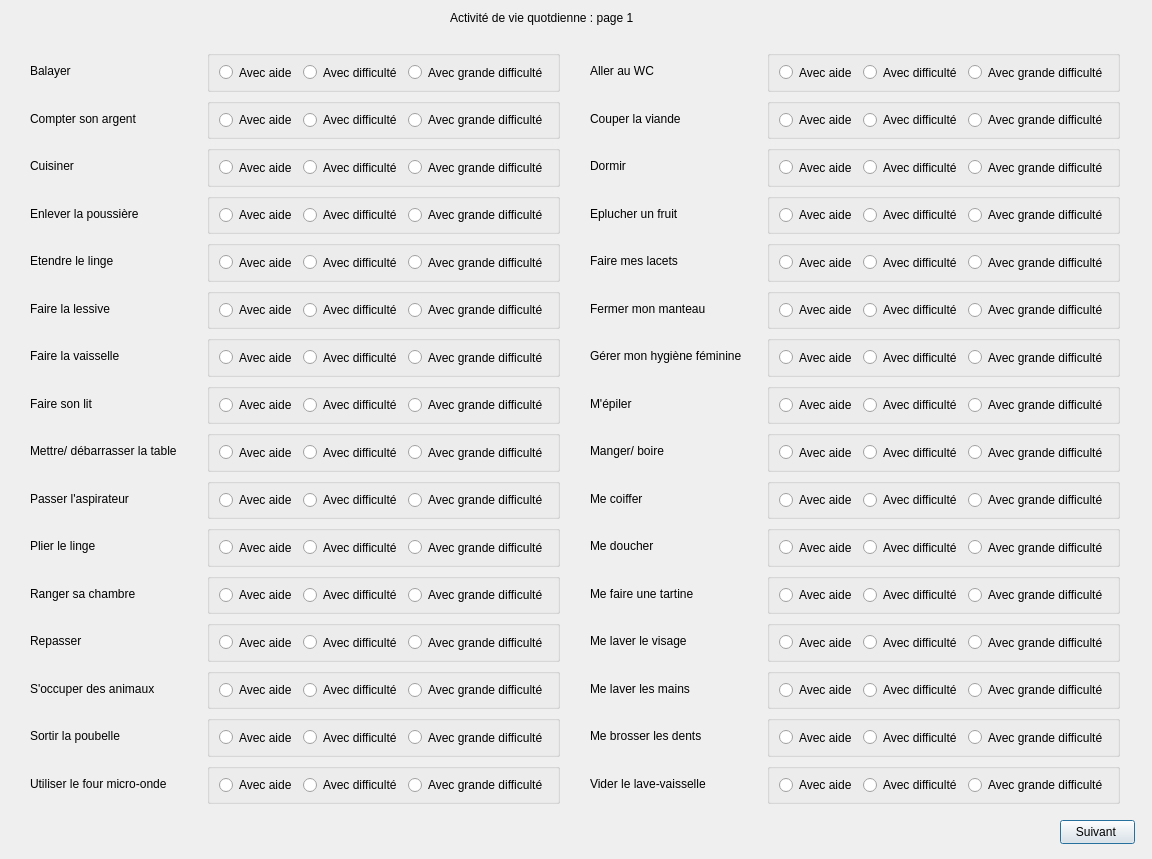
<?xml version="1.0" encoding="UTF-8"?>
<ui version="4.0">
 <class>Interface4_1</class>
 <widget class="QDialog" name="Interface4_1">
  <property name="geometry">
   <rect>
    <x>0</x>
    <y>0</y>
    <width>1152</width>
    <height>859</height>
   </rect>
  </property>
  <property name="windowTitle">
   <string>Dialog</string>
  </property>
  <widget class="QLabel" name="labelTitre">
   <property name="geometry">
    <rect>
     <x>450</x>
     <y>10</y>
     <width>221</width>
     <height>16</height>
    </rect>
   </property>
   <property name="text">
    <string>Activité de vie quotdienne : page 1 </string>
   </property>
  </widget>
  <widget class="QWidget" name="gridLayoutWidget">
   <property name="geometry">
    <rect>
     <x>590</x>
     <y>50</y>
     <width>530</width>
     <height>754</height>
    </rect>
   </property>
   <layout class="QGridLayout" name="gridLayout">
    <item row="7" column="0">
     <widget class="QLabel" name="labelEpiler">
      <property name="text">
       <string>M'épiler</string>
      </property>
     </widget>
    </item>
    <item row="9" column="1">
     <widget class="QGroupBox" name="groupBox_47">
      <property name="title">
       <string/>
      </property>
      <layout class="QHBoxLayout" name="horizontalLayout_27">
       <item>
        <widget class="QRadioButton" name="radioButtonCoifferAide">
         <property name="text">
          <string>Avec aide</string>
         </property>
        </widget>
       </item>
       <item>
        <widget class="QRadioButton" name="radioButtonCoifferDifficulte">
         <property name="text">
          <string>Avec difficulté</string>
         </property>
        </widget>
       </item>
       <item>
        <widget class="QRadioButton" name="radioButtonCoifferGrandeDifficulte">
         <property name="text">
          <string>Avec grande difficulté</string>
         </property>
        </widget>
       </item>
      </layout>
     </widget>
    </item>
    <item row="13" column="1">
     <widget class="QGroupBox" name="groupBox_51">
      <property name="title">
       <string/>
      </property>
      <layout class="QHBoxLayout" name="horizontalLayout_31">
       <item>
        <widget class="QRadioButton" name="radioButtonLaverMainsAide">
         <property name="text">
          <string>Avec aide</string>
         </property>
        </widget>
       </item>
       <item>
        <widget class="QRadioButton" name="radioButtonLaverMainsDifficulte">
         <property name="text">
          <string>Avec difficulté</string>
         </property>
        </widget>
       </item>
       <item>
        <widget class="QRadioButton" name="radioButtonLaverMainsGrandeDifficulte">
         <property name="text">
          <string>Avec grande difficulté</string>
         </property>
        </widget>
       </item>
      </layout>
     </widget>
    </item>
    <item row="1" column="0">
     <widget class="QLabel" name="labelCouperViande">
      <property name="text">
       <string>Couper la viande </string>
      </property>
     </widget>
    </item>
    <item row="7" column="1">
     <widget class="QGroupBox" name="groupBox_45">
      <property name="title">
       <string/>
      </property>
      <layout class="QHBoxLayout" name="horizontalLayout_25">
       <item>
        <widget class="QRadioButton" name="radioButtonEpilerAide">
         <property name="text">
          <string>Avec aide</string>
         </property>
        </widget>
       </item>
       <item>
        <widget class="QRadioButton" name="radioButtonEpilerDifficulte">
         <property name="text">
          <string>Avec difficulté</string>
         </property>
        </widget>
       </item>
       <item>
        <widget class="QRadioButton" name="radioButtonEpilerGrandeDifficulte">
         <property name="text">
          <string>Avec grande difficulté</string>
         </property>
        </widget>
       </item>
      </layout>
     </widget>
    </item>
    <item row="5" column="0">
     <widget class="QLabel" name="labelFermerManteau">
      <property name="text">
       <string>Fermer mon manteau</string>
      </property>
     </widget>
    </item>
    <item row="13" column="0">
     <widget class="QLabel" name="labelLaverMains">
      <property name="text">
       <string>Me laver les mains</string>
      </property>
     </widget>
    </item>
    <item row="5" column="1">
     <widget class="QGroupBox" name="groupBox_43">
      <property name="title">
       <string/>
      </property>
      <layout class="QHBoxLayout" name="horizontalLayout_23">
       <item>
        <widget class="QRadioButton" name="radioButtonFermerManteauAide">
         <property name="text">
          <string>Avec aide</string>
         </property>
        </widget>
       </item>
       <item>
        <widget class="QRadioButton" name="radioButtonFermerManteauDifficulte">
         <property name="text">
          <string>Avec difficulté</string>
         </property>
        </widget>
       </item>
       <item>
        <widget class="QRadioButton" name="radioButtonFermerManteauGrandeDifficulte">
         <property name="text">
          <string>Avec grande difficulté</string>
         </property>
        </widget>
       </item>
      </layout>
     </widget>
    </item>
    <item row="4" column="1">
     <widget class="QGroupBox" name="groupBox_42">
      <property name="title">
       <string/>
      </property>
      <layout class="QHBoxLayout" name="horizontalLayout_22">
       <item>
        <widget class="QRadioButton" name="radioButtonFaireLacetsAide">
         <property name="text">
          <string>Avec aide</string>
         </property>
        </widget>
       </item>
       <item>
        <widget class="QRadioButton" name="radioButtonFaireLacetsDifficulte">
         <property name="text">
          <string>Avec difficulté</string>
         </property>
        </widget>
       </item>
       <item>
        <widget class="QRadioButton" name="radioButtonFaireLacetsGrandeDifficulte">
         <property name="text">
          <string>Avec grande difficulté</string>
         </property>
        </widget>
       </item>
      </layout>
     </widget>
    </item>
    <item row="8" column="1">
     <widget class="QGroupBox" name="groupBox_46">
      <property name="title">
       <string/>
      </property>
      <layout class="QHBoxLayout" name="horizontalLayout_26">
       <item>
        <widget class="QRadioButton" name="radioButtonMangerBoireAide">
         <property name="text">
          <string>Avec aide</string>
         </property>
        </widget>
       </item>
       <item>
        <widget class="QRadioButton" name="radioButtonMangerBoireDifficulte">
         <property name="text">
          <string>Avec difficulté</string>
         </property>
        </widget>
       </item>
       <item>
        <widget class="QRadioButton" name="radioButtonMangerBoireGrandeDifficulte">
         <property name="text">
          <string>Avec grande difficulté</string>
         </property>
        </widget>
       </item>
      </layout>
     </widget>
    </item>
    <item row="15" column="1">
     <widget class="QGroupBox" name="groupBox_53">
      <property name="title">
       <string/>
      </property>
      <layout class="QHBoxLayout" name="horizontalLayout_33">
       <item>
        <widget class="QRadioButton" name="radioButtonViderLaveVaisselleAide">
         <property name="text">
          <string>Avec aide</string>
         </property>
        </widget>
       </item>
       <item>
        <widget class="QRadioButton" name="radioButtonViderLaveVaisselleDifficulte">
         <property name="text">
          <string>Avec difficulté</string>
         </property>
        </widget>
       </item>
       <item>
        <widget class="QRadioButton" name="radioButtonViderLaveVaisselleGrandeDifficulte">
         <property name="text">
          <string>Avec grande difficulté</string>
         </property>
        </widget>
       </item>
      </layout>
     </widget>
    </item>
    <item row="8" column="0">
     <widget class="QLabel" name="labelMangerBoire">
      <property name="text">
       <string>Manger/ boire</string>
      </property>
     </widget>
    </item>
    <item row="12" column="1">
     <widget class="QGroupBox" name="groupBox_50">
      <property name="title">
       <string/>
      </property>
      <layout class="QHBoxLayout" name="horizontalLayout_30">
       <item>
        <widget class="QRadioButton" name="radioButtonLaverVisageAide">
         <property name="text">
          <string>Avec aide</string>
         </property>
        </widget>
       </item>
       <item>
        <widget class="QRadioButton" name="radioButtonLaverVisageDifficulte">
         <property name="text">
          <string>Avec difficulté</string>
         </property>
        </widget>
       </item>
       <item>
        <widget class="QRadioButton" name="radioButtonLaverVisageGrandeDifficulte">
         <property name="text">
          <string>Avec grande difficulté</string>
         </property>
        </widget>
       </item>
      </layout>
     </widget>
    </item>
    <item row="11" column="1">
     <widget class="QGroupBox" name="groupBox_49">
      <property name="title">
       <string/>
      </property>
      <layout class="QHBoxLayout" name="horizontalLayout_29">
       <item>
        <widget class="QRadioButton" name="radioButtonFaireTartineAide">
         <property name="text">
          <string>Avec aide</string>
         </property>
        </widget>
       </item>
       <item>
        <widget class="QRadioButton" name="radioButtonFaireTartineDifficulte">
         <property name="text">
          <string>Avec difficulté</string>
         </property>
        </widget>
       </item>
       <item>
        <widget class="QRadioButton" name="radioButtonFaireTartineGrandeDifficulte">
         <property name="text">
          <string>Avec grande difficulté</string>
         </property>
        </widget>
       </item>
      </layout>
     </widget>
    </item>
    <item row="9" column="0">
     <widget class="QLabel" name="labelCoiffer">
      <property name="text">
       <string>Me coiffer</string>
      </property>
     </widget>
    </item>
    <item row="14" column="1">
     <widget class="QGroupBox" name="groupBox_52">
      <property name="title">
       <string/>
      </property>
      <layout class="QHBoxLayout" name="horizontalLayout_32">
       <item>
        <widget class="QRadioButton" name="radioButtonBrosserDentsAide">
         <property name="text">
          <string>Avec aide</string>
         </property>
        </widget>
       </item>
       <item>
        <widget class="QRadioButton" name="radioButtonBrosserDentsDifficulte">
         <property name="text">
          <string>Avec difficulté</string>
         </property>
        </widget>
       </item>
       <item>
        <widget class="QRadioButton" name="radioButtonBrosserDentsGrandeDifficulte">
         <property name="text">
          <string>Avec grande difficulté</string>
         </property>
        </widget>
       </item>
      </layout>
     </widget>
    </item>
    <item row="10" column="0">
     <widget class="QLabel" name="labelDoucher">
      <property name="text">
       <string>Me doucher </string>
      </property>
     </widget>
    </item>
    <item row="3" column="0">
     <widget class="QLabel" name="labelEplucherFruit">
      <property name="text">
       <string>Eplucher un fruit </string>
      </property>
     </widget>
    </item>
    <item row="2" column="1">
     <widget class="QGroupBox" name="groupBox_40">
      <property name="title">
       <string/>
      </property>
      <layout class="QHBoxLayout" name="horizontalLayout_20">
       <item>
        <widget class="QRadioButton" name="radioButtonDormirAide">
         <property name="text">
          <string>Avec aide</string>
         </property>
        </widget>
       </item>
       <item>
        <widget class="QRadioButton" name="radioButtonDormirDifficulte">
         <property name="text">
          <string>Avec difficulté</string>
         </property>
        </widget>
       </item>
       <item>
        <widget class="QRadioButton" name="radioButtonDormirGrandeDifficulte">
         <property name="text">
          <string>Avec grande difficulté</string>
         </property>
        </widget>
       </item>
      </layout>
     </widget>
    </item>
    <item row="15" column="0">
     <widget class="QLabel" name="labelViderLaveVaisselle">
      <property name="text">
       <string>Vider le lave-vaisselle</string>
      </property>
     </widget>
    </item>
    <item row="12" column="0">
     <widget class="QLabel" name="labelLaverVisage">
      <property name="text">
       <string>Me laver le visage </string>
      </property>
     </widget>
    </item>
    <item row="4" column="0">
     <widget class="QLabel" name="labelFaireLacets">
      <property name="text">
       <string>Faire mes lacets </string>
      </property>
     </widget>
    </item>
    <item row="1" column="1">
     <widget class="QGroupBox" name="groupBox_39">
      <property name="title">
       <string/>
      </property>
      <layout class="QHBoxLayout" name="horizontalLayout_19">
       <item>
        <widget class="QRadioButton" name="radioButtonCouperViandeAide">
         <property name="text">
          <string>Avec aide</string>
         </property>
        </widget>
       </item>
       <item>
        <widget class="QRadioButton" name="radioButtonCouperViandeDifficulte">
         <property name="text">
          <string>Avec difficulté</string>
         </property>
        </widget>
       </item>
       <item>
        <widget class="QRadioButton" name="radioButtonCouperViandeGrandeDifficulte">
         <property name="text">
          <string>Avec grande difficulté</string>
         </property>
        </widget>
       </item>
      </layout>
     </widget>
    </item>
    <item row="14" column="0">
     <widget class="QLabel" name="labelBrosserDents">
      <property name="text">
       <string>Me brosser les dents</string>
      </property>
     </widget>
    </item>
    <item row="11" column="0">
     <widget class="QLabel" name="labelFaireTartine">
      <property name="text">
       <string>Me faire une tartine </string>
      </property>
     </widget>
    </item>
    <item row="6" column="1">
     <widget class="QGroupBox" name="groupBox_44">
      <property name="title">
       <string/>
      </property>
      <layout class="QHBoxLayout" name="horizontalLayout_24">
       <item>
        <widget class="QRadioButton" name="radioButtonGererHygieneFeminineAide">
         <property name="text">
          <string>Avec aide</string>
         </property>
        </widget>
       </item>
       <item>
        <widget class="QRadioButton" name="radioButtonGererHygieneFeminineDifficulte">
         <property name="text">
          <string>Avec difficulté</string>
         </property>
        </widget>
       </item>
       <item>
        <widget class="QRadioButton" name="radioButtonGererHygieneFeminineGrandeDifficulte">
         <property name="text">
          <string>Avec grande difficulté</string>
         </property>
        </widget>
       </item>
      </layout>
     </widget>
    </item>
    <item row="0" column="0">
     <widget class="QLabel" name="labelAllerWc">
      <property name="text">
       <string>Aller au WC</string>
      </property>
     </widget>
    </item>
    <item row="2" column="0">
     <widget class="QLabel" name="labelDormir">
      <property name="text">
       <string>Dormir </string>
      </property>
     </widget>
    </item>
    <item row="6" column="0">
     <widget class="QLabel" name="labelGererHygieneFeminine">
      <property name="text">
       <string>Gérer mon hygiène féminine</string>
      </property>
     </widget>
    </item>
    <item row="10" column="1">
     <widget class="QGroupBox" name="groupBox_48">
      <property name="title">
       <string/>
      </property>
      <layout class="QHBoxLayout" name="horizontalLayout_28">
       <item>
        <widget class="QRadioButton" name="radioButtonDoucherAide">
         <property name="text">
          <string>Avec aide</string>
         </property>
        </widget>
       </item>
       <item>
        <widget class="QRadioButton" name="radioButtonDoucherDifficulte">
         <property name="text">
          <string>Avec difficulté</string>
         </property>
        </widget>
       </item>
       <item>
        <widget class="QRadioButton" name="radioButtonDoucherGrandeDifficulte">
         <property name="text">
          <string>Avec grande difficulté</string>
         </property>
        </widget>
       </item>
      </layout>
     </widget>
    </item>
    <item row="3" column="1">
     <widget class="QGroupBox" name="groupBox_41">
      <property name="title">
       <string/>
      </property>
      <layout class="QHBoxLayout" name="horizontalLayout_21">
       <item>
        <widget class="QRadioButton" name="radioButtonEplucherFruitAide">
         <property name="text">
          <string>Avec aide</string>
         </property>
        </widget>
       </item>
       <item>
        <widget class="QRadioButton" name="radioButtonEplucherFruitDifficulte">
         <property name="text">
          <string>Avec difficulté</string>
         </property>
        </widget>
       </item>
       <item>
        <widget class="QRadioButton" name="radioButtonEplucherFruitGrandeDifficulte">
         <property name="text">
          <string>Avec grande difficulté</string>
         </property>
        </widget>
       </item>
      </layout>
     </widget>
    </item>
    <item row="0" column="1">
     <widget class="QGroupBox" name="groupBox_38">
      <property name="title">
       <string/>
      </property>
      <layout class="QHBoxLayout" name="horizontalLayout_18">
       <item>
        <widget class="QRadioButton" name="radioButtonAllerWcAide">
         <property name="text">
          <string>Avec aide</string>
         </property>
        </widget>
       </item>
       <item>
        <widget class="QRadioButton" name="radioButtonAllerWcDifficulte">
         <property name="text">
          <string>Avec difficulté</string>
         </property>
        </widget>
       </item>
       <item>
        <widget class="QRadioButton" name="radioButtonAllerWcGrandeDifficulte">
         <property name="text">
          <string>Avec grande difficulté</string>
         </property>
        </widget>
       </item>
      </layout>
     </widget>
    </item>
   </layout>
  </widget>
  <widget class="QWidget" name="gridLayoutWidget_2">
   <property name="geometry">
    <rect>
     <x>30</x>
     <y>50</y>
     <width>530</width>
     <height>754</height>
    </rect>
   </property>
   <layout class="QGridLayout" name="gridLayout_4">
    <item row="1" column="0">
     <widget class="QLabel" name="labelCompterArgent">
      <property name="text">
       <string>Compter son argent</string>
      </property>
     </widget>
    </item>
    <item row="14" column="1">
     <widget class="QGroupBox" name="groupBox_95">
      <property name="title">
       <string/>
      </property>
      <layout class="QHBoxLayout" name="horizontalLayout_75">
       <item>
        <widget class="QRadioButton" name="radioButtonSortirPoubelleAide">
         <property name="text">
          <string>Avec aide</string>
         </property>
        </widget>
       </item>
       <item>
        <widget class="QRadioButton" name="radioButtonSortirPoubelleDifficulte">
         <property name="text">
          <string>Avec difficulté</string>
         </property>
        </widget>
       </item>
       <item>
        <widget class="QRadioButton" name="radioButtonSortirPoubelleGrandeDifficulte">
         <property name="text">
          <string>Avec grande difficulté</string>
         </property>
        </widget>
       </item>
      </layout>
     </widget>
    </item>
    <item row="9" column="0">
     <widget class="QLabel" name="labelPasserAspirateur">
      <property name="text">
       <string>Passer l'aspirateur</string>
      </property>
     </widget>
    </item>
    <item row="3" column="0">
     <widget class="QLabel" name="labelEnleverPoussiere">
      <property name="text">
       <string>Enlever la poussière</string>
      </property>
     </widget>
    </item>
    <item row="10" column="1">
     <widget class="QGroupBox" name="groupBox_99">
      <property name="title">
       <string/>
      </property>
      <layout class="QHBoxLayout" name="horizontalLayout_79">
       <item>
        <widget class="QRadioButton" name="radioButtonPlierLingeAide">
         <property name="text">
          <string>Avec aide</string>
         </property>
        </widget>
       </item>
       <item>
        <widget class="QRadioButton" name="radioButtonPlierLingeDifficulte">
         <property name="text">
          <string>Avec difficulté</string>
         </property>
        </widget>
       </item>
       <item>
        <widget class="QRadioButton" name="radioButtonPlierLingeGrandeDifficulte">
         <property name="text">
          <string>Avec grande difficulté</string>
         </property>
        </widget>
       </item>
      </layout>
     </widget>
    </item>
    <item row="5" column="0">
     <widget class="QLabel" name="labelFaireLessive">
      <property name="text">
       <string>Faire la lessive</string>
      </property>
     </widget>
    </item>
    <item row="6" column="1">
     <widget class="QGroupBox" name="groupBox_98">
      <property name="title">
       <string/>
      </property>
      <layout class="QHBoxLayout" name="horizontalLayout_78">
       <item>
        <widget class="QRadioButton" name="radioButtonFaireVaiselleAide">
         <property name="text">
          <string>Avec aide</string>
         </property>
        </widget>
       </item>
       <item>
        <widget class="QRadioButton" name="radioButtonFaireVaiselleDifficulte">
         <property name="text">
          <string>Avec difficulté</string>
         </property>
        </widget>
       </item>
       <item>
        <widget class="QRadioButton" name="radioButtonFaireVaiselleGrandeDifficulte">
         <property name="text">
          <string>Avec grande difficulté</string>
         </property>
        </widget>
       </item>
      </layout>
     </widget>
    </item>
    <item row="12" column="0">
     <widget class="QLabel" name="labelRepasser">
      <property name="text">
       <string>Repasser</string>
      </property>
     </widget>
    </item>
    <item row="13" column="0">
     <widget class="QLabel" name="labelOccuperAnimaux">
      <property name="text">
       <string>S'occuper des animaux</string>
      </property>
     </widget>
    </item>
    <item row="13" column="1">
     <widget class="QGroupBox" name="groupBox_87">
      <property name="title">
       <string/>
      </property>
      <layout class="QHBoxLayout" name="horizontalLayout_67">
       <item>
        <widget class="QRadioButton" name="radioButtonOccuperAnimauxAide">
         <property name="text">
          <string>Avec aide</string>
         </property>
        </widget>
       </item>
       <item>
        <widget class="QRadioButton" name="radioButtonOccuperAnimauxDifficulte">
         <property name="text">
          <string>Avec difficulté</string>
         </property>
        </widget>
       </item>
       <item>
        <widget class="QRadioButton" name="radioButtonOccuperAnimauxGrandeDifficulte">
         <property name="text">
          <string>Avec grande difficulté</string>
         </property>
        </widget>
       </item>
      </layout>
     </widget>
    </item>
    <item row="2" column="1">
     <widget class="QGroupBox" name="groupBox_96">
      <property name="title">
       <string/>
      </property>
      <layout class="QHBoxLayout" name="horizontalLayout_76">
       <item>
        <widget class="QRadioButton" name="radioButtonCuisinerAide">
         <property name="text">
          <string>Avec aide</string>
         </property>
        </widget>
       </item>
       <item>
        <widget class="QRadioButton" name="radioButtonCuisinerDifficulte">
         <property name="text">
          <string>Avec difficulté</string>
         </property>
        </widget>
       </item>
       <item>
        <widget class="QRadioButton" name="radioButtonCuisinerGrandeDifficulte">
         <property name="text">
          <string>Avec grande difficulté</string>
         </property>
        </widget>
       </item>
      </layout>
     </widget>
    </item>
    <item row="11" column="1">
     <widget class="QGroupBox" name="groupBox_94">
      <property name="title">
       <string/>
      </property>
      <layout class="QHBoxLayout" name="horizontalLayout_74">
       <item>
        <widget class="QRadioButton" name="radioButtonRangerChambreAide">
         <property name="text">
          <string>Avec aide</string>
         </property>
        </widget>
       </item>
       <item>
        <widget class="QRadioButton" name="radioButtonRangerChambreDifficulte">
         <property name="text">
          <string>Avec difficulté</string>
         </property>
        </widget>
       </item>
       <item>
        <widget class="QRadioButton" name="radioButtonRangerChambreGrandeDifficulte">
         <property name="text">
          <string>Avec grande difficulté</string>
         </property>
        </widget>
       </item>
      </layout>
     </widget>
    </item>
    <item row="11" column="0">
     <widget class="QLabel" name="labelRangerChambre">
      <property name="text">
       <string>Ranger sa chambre</string>
      </property>
     </widget>
    </item>
    <item row="4" column="1">
     <widget class="QGroupBox" name="groupBox_90">
      <property name="title">
       <string/>
      </property>
      <layout class="QHBoxLayout" name="horizontalLayout_70">
       <item>
        <widget class="QRadioButton" name="radioButtonEtendreLingeAide">
         <property name="text">
          <string>Avec aide</string>
         </property>
        </widget>
       </item>
       <item>
        <widget class="QRadioButton" name="radioButtonEtendreLingeDifficulte">
         <property name="text">
          <string>Avec difficulté</string>
         </property>
        </widget>
       </item>
       <item>
        <widget class="QRadioButton" name="radioButtonEtendreLingeGrandeDifficulte">
         <property name="text">
          <string>Avec grande difficulté</string>
         </property>
        </widget>
       </item>
      </layout>
     </widget>
    </item>
    <item row="9" column="1">
     <widget class="QGroupBox" name="groupBox_86">
      <property name="title">
       <string/>
      </property>
      <layout class="QHBoxLayout" name="horizontalLayout_66">
       <item>
        <widget class="QRadioButton" name="radioButtonPasserAspirateurAide">
         <property name="text">
          <string>Avec aide</string>
         </property>
        </widget>
       </item>
       <item>
        <widget class="QRadioButton" name="radioButtonPasserAspirateurDifficulte">
         <property name="text">
          <string>Avec difficulté</string>
         </property>
        </widget>
       </item>
       <item>
        <widget class="QRadioButton" name="radioButtonPasserAspirateurGrandeDifficulte">
         <property name="text">
          <string>Avec grande difficulté</string>
         </property>
        </widget>
       </item>
      </layout>
     </widget>
    </item>
    <item row="8" column="1">
     <widget class="QGroupBox" name="groupBox_91">
      <property name="title">
       <string/>
      </property>
      <layout class="QHBoxLayout" name="horizontalLayout_71">
       <item>
        <widget class="QRadioButton" name="radioButtonMettreDebarasserTableAide">
         <property name="text">
          <string>Avec aide</string>
         </property>
        </widget>
       </item>
       <item>
        <widget class="QRadioButton" name="radioButtonMettreDebarasserTableDifficulte">
         <property name="text">
          <string>Avec difficulté</string>
         </property>
        </widget>
       </item>
       <item>
        <widget class="QRadioButton" name="radioButtonMettreDebarasserTableGrandeDifficulte">
         <property name="text">
          <string>Avec grande difficulté</string>
         </property>
        </widget>
       </item>
      </layout>
     </widget>
    </item>
    <item row="3" column="1">
     <widget class="QGroupBox" name="groupBox_100">
      <property name="title">
       <string/>
      </property>
      <layout class="QHBoxLayout" name="horizontalLayout_80">
       <item>
        <widget class="QRadioButton" name="radioButtonEnleverPoussiereAide">
         <property name="text">
          <string>Avec aide</string>
         </property>
        </widget>
       </item>
       <item>
        <widget class="QRadioButton" name="radioButtonEnleverPoussiereDifficulte">
         <property name="text">
          <string>Avec difficulté</string>
         </property>
        </widget>
       </item>
       <item>
        <widget class="QRadioButton" name="radioButtonEnleverPoussiereGrandeDifficulte">
         <property name="text">
          <string>Avec grande difficulté</string>
         </property>
        </widget>
       </item>
      </layout>
     </widget>
    </item>
    <item row="4" column="0">
     <widget class="QLabel" name="labelEtendreLinge">
      <property name="text">
       <string>Etendre le linge</string>
      </property>
     </widget>
    </item>
    <item row="7" column="1">
     <widget class="QGroupBox" name="groupBox_88">
      <property name="title">
       <string/>
      </property>
      <layout class="QHBoxLayout" name="horizontalLayout_68">
       <item>
        <widget class="QRadioButton" name="radioButtonFaireLitAide">
         <property name="text">
          <string>Avec aide</string>
         </property>
        </widget>
       </item>
       <item>
        <widget class="QRadioButton" name="radioButtonFaireLitDifficulte">
         <property name="text">
          <string>Avec difficulté</string>
         </property>
        </widget>
       </item>
       <item>
        <widget class="QRadioButton" name="radioButtonFaireLitGrandeDifficulte">
         <property name="text">
          <string>Avec grande difficulté</string>
         </property>
        </widget>
       </item>
      </layout>
     </widget>
    </item>
    <item row="15" column="1">
     <widget class="QGroupBox" name="groupBox_92">
      <property name="title">
       <string/>
      </property>
      <layout class="QHBoxLayout" name="horizontalLayout_72">
       <item>
        <widget class="QRadioButton" name="radioButtonUtiliserFourMicroOndeAide">
         <property name="text">
          <string>Avec aide</string>
         </property>
        </widget>
       </item>
       <item>
        <widget class="QRadioButton" name="radioButtonUtiliserFourMicroOndeDifficulte">
         <property name="text">
          <string>Avec difficulté</string>
         </property>
        </widget>
       </item>
       <item>
        <widget class="QRadioButton" name="radioButtonUtiliserFourMicroOndeGrandeDifficulte">
         <property name="text">
          <string>Avec grande difficulté</string>
         </property>
        </widget>
       </item>
      </layout>
     </widget>
    </item>
    <item row="7" column="0">
     <widget class="QLabel" name="labelFaireLit">
      <property name="text">
       <string>Faire son lit</string>
      </property>
     </widget>
    </item>
    <item row="10" column="0">
     <widget class="QLabel" name="labelPlierLinge">
      <property name="text">
       <string>Plier le linge</string>
      </property>
     </widget>
    </item>
    <item row="0" column="0">
     <widget class="QLabel" name="labelBalayer">
      <property name="text">
       <string>Balayer</string>
      </property>
     </widget>
    </item>
    <item row="2" column="0">
     <widget class="QLabel" name="labelCuisiner">
      <property name="text">
       <string>Cuisiner</string>
      </property>
     </widget>
    </item>
    <item row="0" column="1">
     <widget class="QGroupBox" name="groupBox_101">
      <property name="title">
       <string/>
      </property>
      <layout class="QHBoxLayout" name="horizontalLayout_81">
       <item>
        <widget class="QRadioButton" name="radioButtonBalayerAide">
         <property name="text">
          <string>Avec aide</string>
         </property>
        </widget>
       </item>
       <item>
        <widget class="QRadioButton" name="radioButtonBalayerDifficulte">
         <property name="text">
          <string>Avec difficulté</string>
         </property>
        </widget>
       </item>
       <item>
        <widget class="QRadioButton" name="radioButtonBalayerGrandeDifficulte">
         <property name="text">
          <string>Avec grande difficulté</string>
         </property>
        </widget>
       </item>
      </layout>
     </widget>
    </item>
    <item row="12" column="1">
     <widget class="QGroupBox" name="groupBox_93">
      <property name="title">
       <string/>
      </property>
      <layout class="QHBoxLayout" name="horizontalLayout_73">
       <item>
        <widget class="QRadioButton" name="radioButtonRepasserAide">
         <property name="text">
          <string>Avec aide</string>
         </property>
        </widget>
       </item>
       <item>
        <widget class="QRadioButton" name="radioButtonRepasserDifficulte">
         <property name="text">
          <string>Avec difficulté</string>
         </property>
        </widget>
       </item>
       <item>
        <widget class="QRadioButton" name="radioButtonRepasserGrandeDifficulte">
         <property name="text">
          <string>Avec grande difficulté</string>
         </property>
        </widget>
       </item>
      </layout>
     </widget>
    </item>
    <item row="8" column="0">
     <widget class="QLabel" name="labelMettreDebarasserTable">
      <property name="text">
       <string>Mettre/ débarrasser la table </string>
      </property>
     </widget>
    </item>
    <item row="5" column="1">
     <widget class="QGroupBox" name="groupBox_89">
      <property name="title">
       <string/>
      </property>
      <layout class="QHBoxLayout" name="horizontalLayout_69">
       <item>
        <widget class="QRadioButton" name="radioButtonFaireLessiveAide">
         <property name="text">
          <string>Avec aide</string>
         </property>
        </widget>
       </item>
       <item>
        <widget class="QRadioButton" name="radioButtonFaireLessiveDifficulte">
         <property name="text">
          <string>Avec difficulté</string>
         </property>
        </widget>
       </item>
       <item>
        <widget class="QRadioButton" name="radioButtonFaireLessiveGrandeDifficulte">
         <property name="text">
          <string>Avec grande difficulté</string>
         </property>
        </widget>
       </item>
      </layout>
     </widget>
    </item>
    <item row="1" column="1">
     <widget class="QGroupBox" name="groupBox_97">
      <property name="title">
       <string/>
      </property>
      <layout class="QHBoxLayout" name="horizontalLayout_77">
       <item>
        <widget class="QRadioButton" name="radioButtonCompterArgentAide">
         <property name="text">
          <string>Avec aide</string>
         </property>
        </widget>
       </item>
       <item>
        <widget class="QRadioButton" name="radioButtonCompterArgentDifficulte">
         <property name="text">
          <string>Avec difficulté</string>
         </property>
        </widget>
       </item>
       <item>
        <widget class="QRadioButton" name="radioButtonCompterArgentGrandeDifficulte">
         <property name="text">
          <string>Avec grande difficulté</string>
         </property>
        </widget>
       </item>
      </layout>
     </widget>
    </item>
    <item row="6" column="0">
     <widget class="QLabel" name="labelFaireVaiselle">
      <property name="text">
       <string>Faire la vaisselle</string>
      </property>
     </widget>
    </item>
    <item row="14" column="0">
     <widget class="QLabel" name="labelSortirPoubelle">
      <property name="text">
       <string>Sortir la poubelle</string>
      </property>
     </widget>
    </item>
    <item row="15" column="0">
     <widget class="QLabel" name="labelUtiliserFourMicroOnde">
      <property name="text">
       <string>Utiliser le four micro-onde</string>
      </property>
     </widget>
    </item>
   </layout>
  </widget>
  <widget class="QPushButton" name="pushButtonSuivant">
   <property name="geometry">
    <rect>
     <x>1060</x>
     <y>820</y>
     <width>75</width>
     <height>24</height>
    </rect>
   </property>
   <property name="text">
    <string>Suivant </string>
   </property>
  </widget>
 </widget>
 <resources/>
 <connections/>
</ui>
